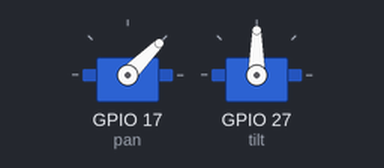
Bench run of a program on a simulated Raspberry Pi (BCM pin numbers). Parts: 2 × servo. Servo angles are drawn from the pulse width (0.5 ms = 0°, 2.5 ms = 180°); what the program prints to the terminal is not drawn.

Above: at 0.05 s.
At 1.5 s:
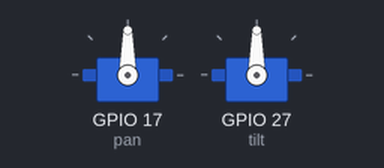
At 3.0 s:
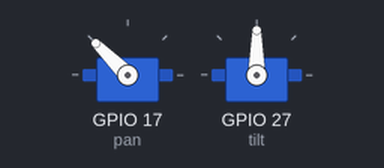
At 6.0 s:
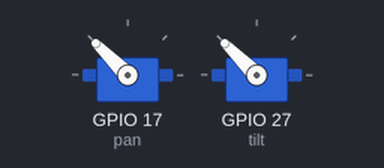
Timing chart, 0 to 7.8 s (numbered marks = the images above):
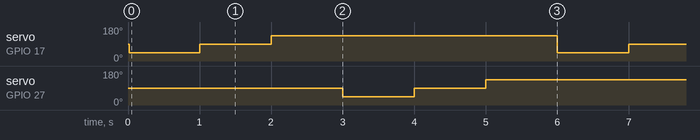

Measured:
- by itself, servo on GPIO 17 (pan), servo on GPIO 27 (tilt): repeats every 6.0 s: 90° 1.0 s, 135° 4.0 s, 45° 1.0 s

The program:

servo-max.py
```python
"""

ขาแนะนำที่ควรใช้: เพื่อให้จัดการง่าย ผมแนะนำให้ใช้ขาที่อยู่ใกล้กันและรองรับ PWM (Pulse Width Modulation):
1.) Pan (ส่ายซ้าย-ขวา): ต่อเข้ากับ GPIO 17 (Pin 11)
2.) Tilt (ก้ม-เงย): ต่อเข้ากับ GPIO 27 (Pin 13)

"""


from gpiozero import Servo
from time import sleep

# กำหนดขา GPIO ที่เชื่อมต่อ
pan_pin = 17
tilt_pin = 27

# สร้าง Object สำหรับ Servo
# คาบสัญญาณมาตรฐานคือ min_pulse_width=1/1000, max_pulse_width=2/1000
pan = Servo(pan_pin)
tilt = Servo(tilt_pin)

try:
    print("เริ่มการทดสอบ Pan/Tilt... กด Ctrl+C เพื่อหยุด")
    while True:
        # ทดสอบ Pan (ซ้าย -> กลาง -> ขวา)
        print("Pan: ไปที่ต่ำสุด")
        pan.min()
        sleep(1)

        print("Pan: ไปที่ตรงกลาง")
        pan.mid()
        sleep(1)

        print("Pan: ไปที่สูงสุด")
        pan.max()
        sleep(1)

        # ทดสอบ Tilt (ก้ม -> กลาง -> เงย)
        print("Tilt: ก้ม")
        tilt.min()
        sleep(1)

        print("Tilt: ตรงกลาง")
        tilt.mid()
        sleep(1)

        print("Tilt: เงย")
        tilt.max()
        sleep(1)

except KeyboardInterrupt:
    print("\nหยุดการทำงาน")


"""
scp D:\aWK_LeaseSystem\EagleEyeLegion\pizero-child\test-2servo.py wasankds@pizero2w:~/eagle-eye-legion-pizero $
"""
```
